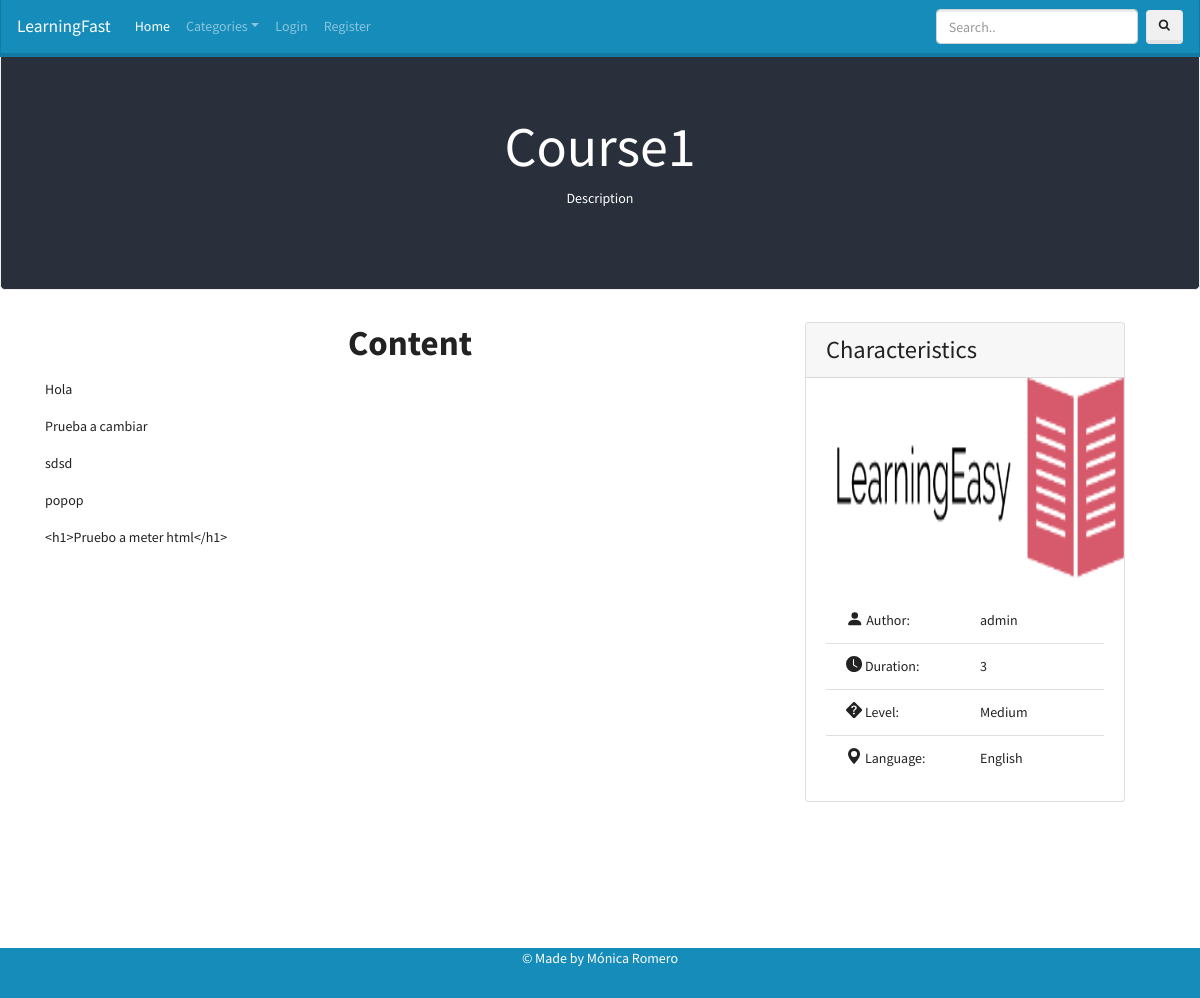
The page /course/1 on the database as committed earlier.
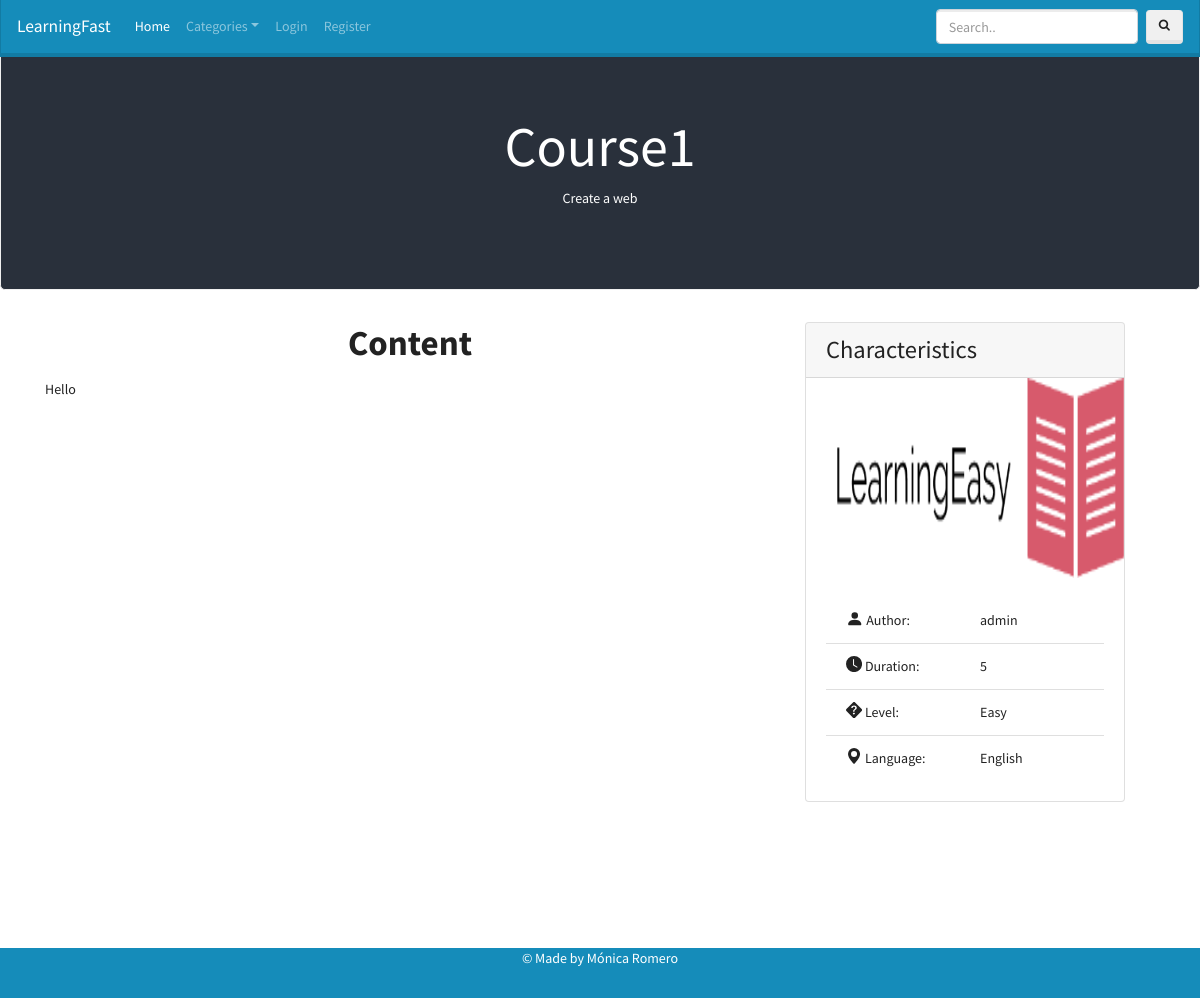
The same page on the database as committed later.
### courses/models.py (models this page shows)
class Course(models.Model):
    name = models.CharField(max_length=64)
    author = models.ForeignKey(
        User, on_delete=models.CASCADE, related_name="course_author")
    duration = models.IntegerField()
    level = models.CharField(max_length=64)
    language = models.CharField(max_length=64)
    image = models.ImageField(upload_to='images/courses/%Y/%m/%d/')
    categories = models.ManyToManyField(
        Category, related_name="course_category")
    description = models.CharField(
        max_length=100, help_text="Write a description")
    content = RichTextUploadingField()

### courses/views.py (the view)
# urls.py: path('course/<int:course_id>', views.course, name="course"),
def course(request, course_id):
    if request.method == "GET":
        try:
            categories = search_categories()
            course = Course.objects.get(pk=course_id)
            context = {
                'course': course,
                'categories': categories
            }
            return render(request, "courses/course.html", context)
        except Course.DoesNotExist:
            return render(request, "courses/error.html", {'error': "Course doesn't exist", })
    return render(request, "courses/error.html", {'error': "Method not allowed", })

### courses/views.py (called while the page is built)
def search_categories():
    categories=Category.objects.all()
    return categories

### courses/templates/courses/course.html (shortened to what the changed rows need)
{% extends 'courses/base.html' %}
{% load static %}
{% block style %}
<link rel="stylesheet" href="{% static 'css/course.css' %}">
{% endblock %}
{% block main %}
<div id="wrap">
    <div class="jumbotron">
        <div class="container">
            <h1 class="display-4" style="text-align: center;"><strong>{{course.name}}</strong></h1>
            <p style="text-align: center;">{{course.description}}
            </p>
        </div>
    </div>
    <div id="main">
        <div class="container">
            <div class="row">
                <div class="col-md-8">
                    <h1 class="title"><strong>Content</strong></h1>
                    <div>
                        {{course.content|safe }}
                    </div>
                </div>
                <div class="col-md-4">
                    <div class="card mb-3" style="max-width: 20rem;">
                        <h3 class="card-header">Characteristics</h3>
                        <img style="height: 200px; width: 100%; display: block;" src="{{course.image.url}}"
                            alt="Card image">
                        <div class="card-body">
                            <ul class="list-group list-group-flush">
                                <li class="list-group-item">
                                    <div class="row">
                                        <div class="col">
                                            <span>{{course.author}}</span>
                                        </div>
                                    </div>
                                </li>
                                <li class="list-group-item">
                                    <div class="row">
                                        <div class="col">
                                            <span>{{course.duration}}</span>
                                        </div>
                                    </div>
                                </li>
                                <li class="list-group-item">
                                    <div class="row">
                                        <div class="col">
                                            <span>{{course.level}}</span>
                                        </div>
                                    </div>
                                </li>
                                <li class="list-group-item">
                                    <div class="row">
                                        <div class="col">
                                            <span>{{course.language}}</span>
                                        </div>
                                    </div>
                                </li>
                            </ul>
                        </div>
                    </div>
                </div>
            </div>
        </div>
    </div>
</div>
{% endblock %}

Rows that differ between the two databases and show on the page:
changed Course "Course1": description "Description" → "Create a web"; content "Hola Prueba a cambiar sdsd popop <h1>Pruebo a meter html</h1>" → "Hello"; duration "3" → "5"; level "Medium" → "Easy"
